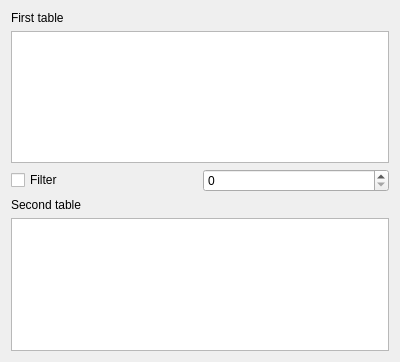
<?xml version="1.0" encoding="UTF-8"?>
<ui version="4.0">
 <class>Widget</class>
 <widget class="QWidget" name="Widget">
  <property name="geometry">
   <rect>
    <x>0</x>
    <y>0</y>
    <width>400</width>
    <height>362</height>
   </rect>
  </property>
  <property name="windowTitle">
   <string>Widget</string>
  </property>
  <layout class="QVBoxLayout" name="verticalLayout_2">
   <item>
    <layout class="QGridLayout" name="gridLayout">
     <item row="7" column="0">
      <widget class="QLabel" name="label_2">
       <property name="text">
        <string>Second table</string>
       </property>
      </widget>
     </item>
     <item row="0" column="0">
      <widget class="QLabel" name="label">
       <property name="text">
        <string>First table</string>
       </property>
      </widget>
     </item>
     <item row="1" column="0">
      <widget class="QTableView" name="tableView"/>
     </item>
     <item row="5" column="0">
      <layout class="QGridLayout" name="gridLayout_2">
       <property name="topMargin">
        <number>0</number>
       </property>
       <item row="0" column="0">
        <widget class="QCheckBox" name="checkBox">
         <property name="text">
          <string>Filter</string>
         </property>
        </widget>
       </item>
       <item row="0" column="1">
        <widget class="QSpinBox" name="spinBox"/>
       </item>
      </layout>
     </item>
     <item row="8" column="0">
      <widget class="QTableView" name="tableView_2"/>
     </item>
    </layout>
   </item>
  </layout>
 </widget>
 <layoutdefault spacing="6" margin="11"/>
 <resources/>
 <connections/>
</ui>
